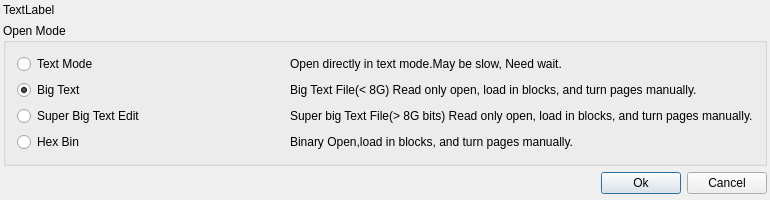
<?xml version="1.0" encoding="UTF-8"?>
<ui version="4.0">
 <class>BigFileMessageClass</class>
 <widget class="QDialog" name="BigFileMessageClass">
  <property name="geometry">
   <rect>
    <x>0</x>
    <y>0</y>
    <width>770</width>
    <height>195</height>
   </rect>
  </property>
  <property name="windowTitle">
   <string>BigFileMessage</string>
  </property>
  <layout class="QVBoxLayout" name="verticalLayout">
   <property name="leftMargin">
    <number>3</number>
   </property>
   <property name="topMargin">
    <number>3</number>
   </property>
   <property name="rightMargin">
    <number>3</number>
   </property>
   <property name="bottomMargin">
    <number>6</number>
   </property>
   <item>
    <widget class="QLabel" name="label">
     <property name="text">
      <string>TextLabel</string>
     </property>
    </widget>
   </item>
   <item>
    <widget class="QGroupBox" name="groupBox">
     <property name="title">
      <string>Open Mode</string>
     </property>
     <layout class="QGridLayout" name="gridLayout">
      <item row="1" column="2">
       <widget class="QLabel" name="label_3">
        <property name="text">
         <string>Big Text File(&lt; 8G) Read only open, load in blocks, and turn pages manually.</string>
        </property>
       </widget>
      </item>
      <item row="3" column="0">
       <widget class="QRadioButton" name="hexMode">
        <property name="text">
         <string>Hex Bin</string>
        </property>
       </widget>
      </item>
      <item row="2" column="0">
       <widget class="QRadioButton" name="superBigTextMode">
        <property name="text">
         <string>Super Big Text Edit</string>
        </property>
       </widget>
      </item>
      <item row="3" column="2">
       <widget class="QLabel" name="label_4">
        <property name="text">
         <string>Binary Open,load in blocks, and turn pages manually.</string>
        </property>
       </widget>
      </item>
      <item row="0" column="0">
       <widget class="QRadioButton" name="textMode">
        <property name="text">
         <string>Text Mode</string>
        </property>
       </widget>
      </item>
      <item row="0" column="2">
       <widget class="QLabel" name="label_2">
        <property name="text">
         <string>Open directly in text mode.May be slow, Need wait.</string>
        </property>
       </widget>
      </item>
      <item row="1" column="0">
       <widget class="QRadioButton" name="bigTextMode">
        <property name="text">
         <string>Big Text</string>
        </property>
        <property name="checked">
         <bool>true</bool>
        </property>
       </widget>
      </item>
      <item row="2" column="2">
       <widget class="QLabel" name="label_5">
        <property name="text">
         <string>Super big Text File(&gt; 8G bits) Read only open, load in blocks, and turn pages manually.</string>
        </property>
       </widget>
      </item>
     </layout>
    </widget>
   </item>
   <item>
    <layout class="QHBoxLayout" name="horizontalLayout">
     <item>
      <spacer name="horizontalSpacer">
       <property name="orientation">
        <enum>Qt::Horizontal</enum>
       </property>
       <property name="sizeHint" stdset="0">
        <size>
         <width>40</width>
         <height>20</height>
        </size>
       </property>
      </spacer>
     </item>
     <item>
      <widget class="QPushButton" name="okBt">
       <property name="text">
        <string>Ok</string>
       </property>
      </widget>
     </item>
     <item>
      <widget class="QPushButton" name="cancelBt">
       <property name="text">
        <string>Cancel</string>
       </property>
      </widget>
     </item>
    </layout>
   </item>
  </layout>
 </widget>
 <layoutdefault spacing="6" margin="11"/>
 <resources/>
 <connections>
  <connection>
   <sender>okBt</sender>
   <signal>clicked()</signal>
   <receiver>BigFileMessageClass</receiver>
   <slot>slot_okBt()</slot>
   <hints>
    <hint type="sourcelabel">
     <x>359</x>
     <y>168</y>
    </hint>
    <hint type="destinationlabel">
     <x>284</x>
     <y>193</y>
    </hint>
   </hints>
  </connection>
  <connection>
   <sender>cancelBt</sender>
   <signal>clicked()</signal>
   <receiver>BigFileMessageClass</receiver>
   <slot>slot_cancelBt()</slot>
   <hints>
    <hint type="sourcelabel">
     <x>448</x>
     <y>176</y>
    </hint>
    <hint type="destinationlabel">
     <x>446</x>
     <y>196</y>
    </hint>
   </hints>
  </connection>
 </connections>
 <slots>
  <slot>slot_okBt()</slot>
  <slot>slot_cancelBt()</slot>
 </slots>
</ui>
